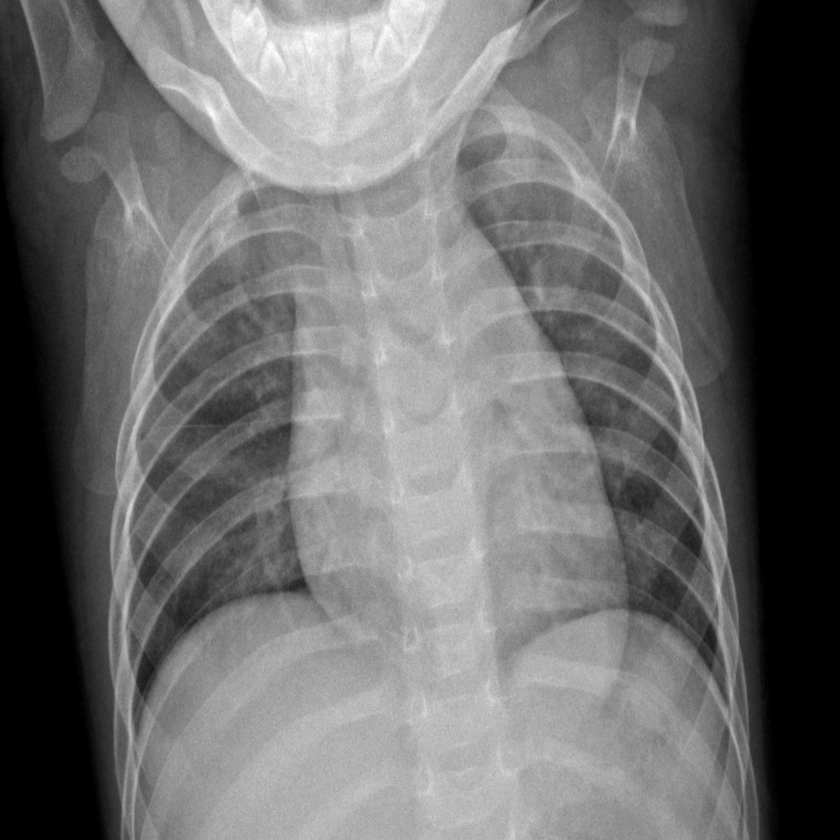
#> input picture 3.2022年学习/FractralDimensionSoftware/COVID-19-c/NORMAL1/NORMAL (10).png, 840 x 840 px, shrunk from 1024 x 1024 before the run; its folder holds only this picture in this run
$ python 'dimension lines.py'
#> lines starting #> are read from the running program, lines starting #| are printed output that depends on the picture; after the words box and inside, x2 and y2 are one past the last pixel; in counts of white or black regions, pixels touching at a corner belong together
import glob
import cv2
import numpy as np
import pandas as pd
import matplotlib.pyplot as plt
import time

start_time = time.time()
#data = np.empty(shape=[0, 2916], dtype=int)


# 不同阈值范围，用来生对应的分形维数，
min_value, max_value, steps = 100, 160, 10
Threshold = [x for x in range(min_value, max_value, steps)]

def binary_image(image, data):
    """
    :param image:
    :param data:
    :return:
    """
    for i in Threshold:
        ret, b_img = cv2.threshold(image, i, 255, cv2.THRESH_BINARY)
        data.append(b_img)

    return data

# [16 lines left out: function draw_graph, not called in this run]

def convertjpg(pngfile, data):
    """
    转换图像
    :param pngfile: 图像路径
    :param data: 二值图像
    :return:
    """
    print("name:", pngfile)

    img = cv2.imread(pngfile, cv2.IMREAD_GRAYSCALE) #读取为灰度图,
#> img is the input picture: shape (840, 840); min 0, max 255, mean 109.6
    #因为opencv读取图片方式和matplot不一样，所以显示结果不同，所以不再显示原图，直接显示灰度图和二值图像
    data.append(img)
    new_data = binary_image(img, data)
#> the loop in binary_image, `for i in Threshold:` made 6 passes
#> ret on passes 1 to 6: 100, 110, 120, 130, 140, 150
#> pass 1, in binary_image, `ret, b_img = cv2.threshold(image, i, 255, cv2.THRESH_BINARY)`:
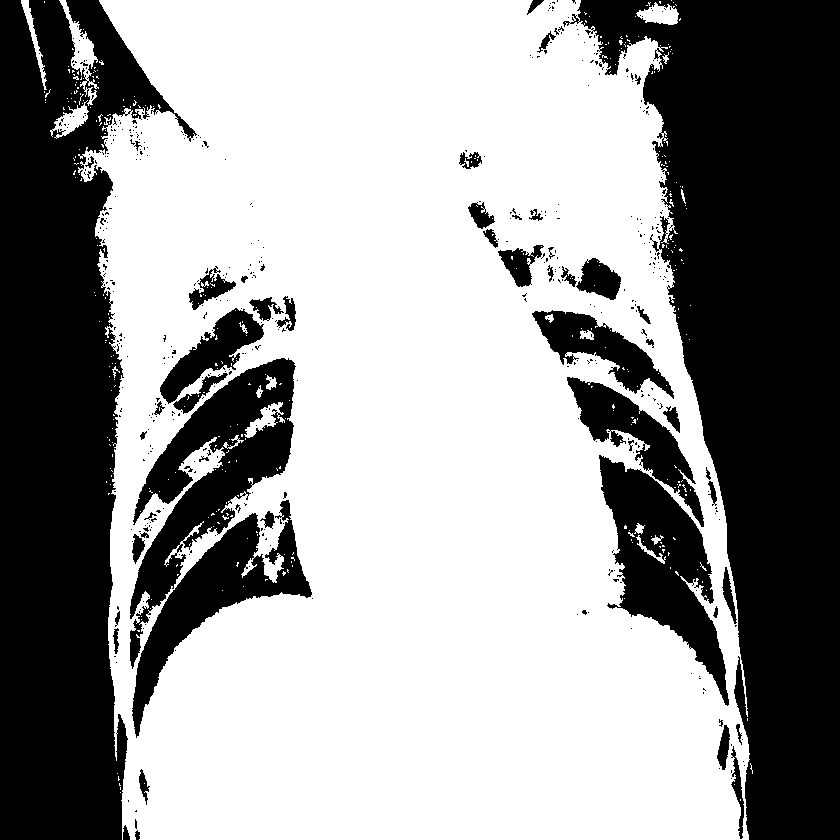
#> b_img: shape (840, 840); 60.6% white; 492 black regions (438 under 20 px), largest, box (x1, y1, x2, y2) and area: (563, 0, 840, 840) 119761, (0, 0, 197, 840) 94017, (130, 358, 296, 669) 16853
#> pass 2, in binary_image, `ret, b_img = cv2.threshold(image, i, 255, cv2.THRESH_BINARY)`:
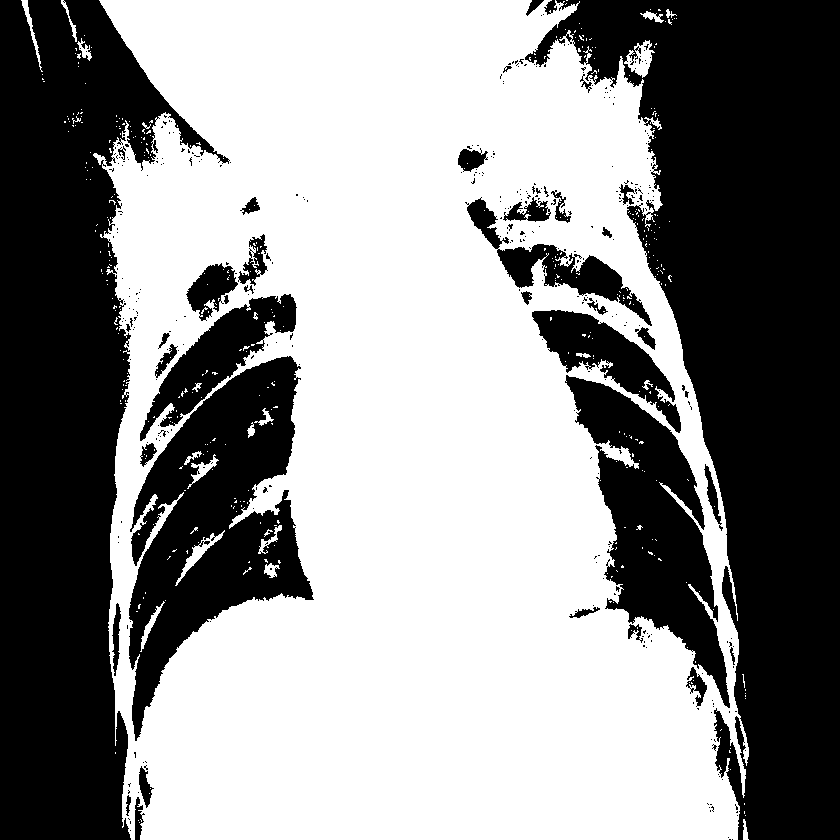
#> b_img: shape (840, 840); 55.7% white; 377 black regions (338 under 20 px), largest, box (x1, y1, x2, y2) and area: (525, 0, 840, 840) 128447, (0, 0, 230, 840) 101784, (129, 356, 314, 741) 33532
#> pass 3, in binary_image, `ret, b_img = cv2.threshold(image, i, 255, cv2.THRESH_BINARY)`:
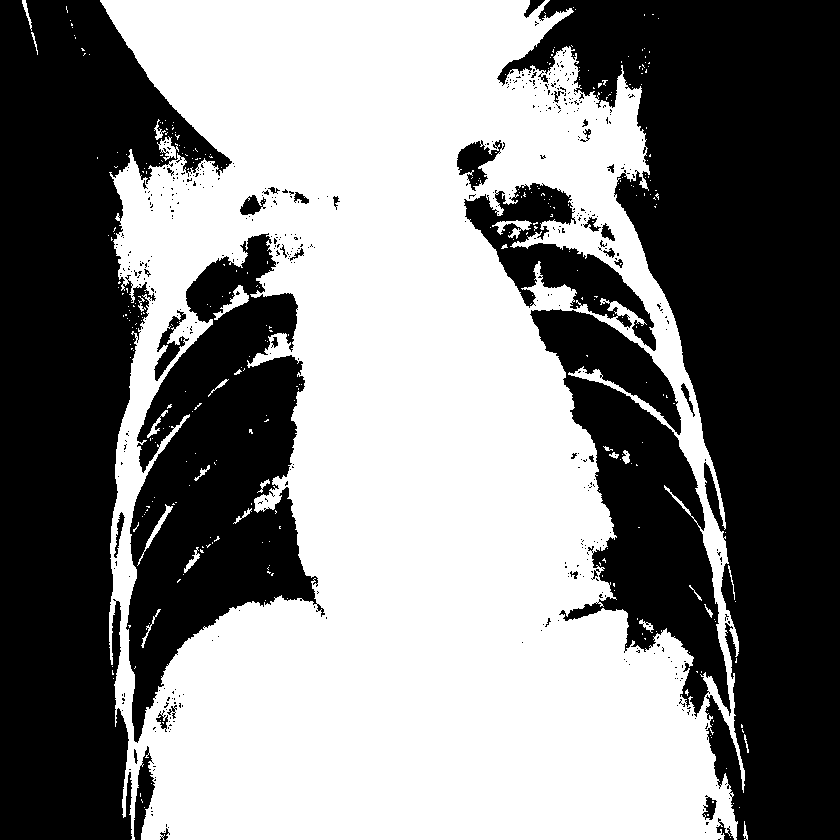
#> b_img: shape (840, 840); 51.3% white; 495 black regions (455 under 20 px), largest, box (x1, y1, x2, y2) and area: (497, 0, 840, 840) 135813, (0, 0, 232, 840) 107961, (126, 233, 325, 743) 49955
#> after the loop in binary_image, `for i in Threshold:`: data = 7 items
#> new_data = 7 items

    return new_data

def fractal_dimension(Z, threshold):
    # Only for 2d image
    assert(len(Z.shape) == 2) #assert ： 判断语句，如果是二维图像就执行，不是的话，直接报错，不再执行

    # From https://github.com/rougier/numpy-100 (#87)
    def boxcount(Z, k):
        #axis=0, 按列计算， 1：按行计算
        S = np.add.reduceat(
            np.add.reduceat(Z, np.arange(0, Z.shape[0], k), axis=0),
                               np.arange(0, Z.shape[1], k), axis=1)

        # We count non-empty (0) and non-full boxes (k*k)
        return len(np.where((S > 0) & (S < k*k))[0])

    # Transform Z into a binary array
    Z = (Z < threshold)
    #plt.draw()
    #plt.show()

    # Minimal dimension of image
    p = min(Z.shape)

    # Greatest power of 2 less than or equal to p
    n = 2**np.floor(np.log(p)/np.log(2))

    # Extract the exponent
    n = int(np.log(n)/np.log(2))

    # Build successive box sizes (from 2**n down to 2**1)
    sizes = 2**np.arange(n, 1, -1)

    # Actual box counting with decreasing size
    counts = []
    for size in sizes:
        counts.append(boxcount(Z, size))

    # Fit the successive log(sizes) with log (counts)
    coeffs = np.polyfit(np.log(sizes), np.log(counts), 1)
    return -coeffs[0]

def get_line_chart_data(data, count):

    gray_img = []
    for n in range(len(data)):
        if n % (len(data) / count) == 0:
            gray_img.append(data[n])
    print("len_gry:", len(gray_img))
    l = []
    for j in range(len(gray_img)):
        x = []
        for i in Threshold:
            y = fractal_dimension(gray_img[j], i)
            x.append(y)
        l.append(x)
    return l


def plot_frc_line(D, D2):
    #画维度折线图
    plt.figure("Fractal Demension", figsize=(10, 8))
    #plt.rcParams['font.sans-serif']=['SimHei'] #用来显示中文

    plt.plot(Threshold, D[0], "o-", color="#ff0000", label="(a)", markersize=10)
    plt.plot(Threshold, D[1], "^-", color="#ff0000", label="(b)", markersize=10)
    plt.plot(Threshold, D[2], "s-", color="#ff0000", label="(c)", markersize=10)
    plt.plot(Threshold, D[3], "x-", color="#ff0000", label="(d)", markersize=10)
    #plt.plot(Threshold,D[4], color="#d70000", label="normal3")
    #plt.plot(Threshold,D[5], color="#d70057", label="normal3")

    plt.plot(Threshold, D2[0], "v-", color="#af00ff", label="(e)", markersize=10)
    plt.plot(Threshold, D2[1], "*-", color="#af00ff", label="(f)", markersize=10)
    plt.plot(Threshold, D2[2], "+-", color="#af00ff", label="(g)", markersize=10)
    plt.plot(Threshold, D2[3], "d-", color="#af00ff", label="(h)", markersize=10)
    #handlelength:图例线的长度, borderpad：图例窗口大小, labelspacing：label大小， fontsize：图例字体大小
    plt.legend(loc="lower right", handlelength=4, borderpad=0.5, labelspacing=0.5, fontsize=11)
    plt.yticks(size=15) #设置纵坐标字体信息
    plt.xticks(size=15)
    plt.xlabel("Thershold", size=20)
    plt.ylabel("Fractral Dimension", size=20)
    plt.show()

def get_data(path0, path1, count):
    #读取图片数据，转化为矩阵
    #文件夹为抽取出来的样本图像，每个类别4张图像
    # 存储处理后的图像
    normal = []
    viral_pneumonia = []
    covid_19 = []

    count0 = 0
    for pngfile in glob.glob(path0):
        normal = convertjpg(pngfile, normal)
#> normal = 7 items
        count0 += 1
        if count0 == 4:
            break

    count2 = 0
    for pngfile in glob.glob(path1):
        covid_19 = convertjpg(pngfile, covid_19)
        count2 += 1
        if count2 == 4:
            break
    return normal, covid_19
if __name__ == '__main__':
    # 存放图像的路径
    path0 = "D:/datasets/covid-19/COVID-19-c/NORMAL1/*.png"
    path1 = "D:/datasets/covid-19/COVID-19-c/COVID-191/*.png"
    count = 4
    normal, covid_19 = get_data(path0, path1, count)
#> normal = 7 items; covid_19 = []
    D = get_line_chart_data(normal, count)
#> the loop in get_line_chart_data, `for n in range(len(data)):` made 7 passes
#> after the loop in get_line_chart_data, `for n in range(len(data)):`: gray_img = 1 item
#| len_gry: 1
#> the loop in get_line_chart_data, `for j in range(len(gray_img)):` made 1 pass
#> pass 1, in fractal_dimension, `Z = (Z < threshold)`:
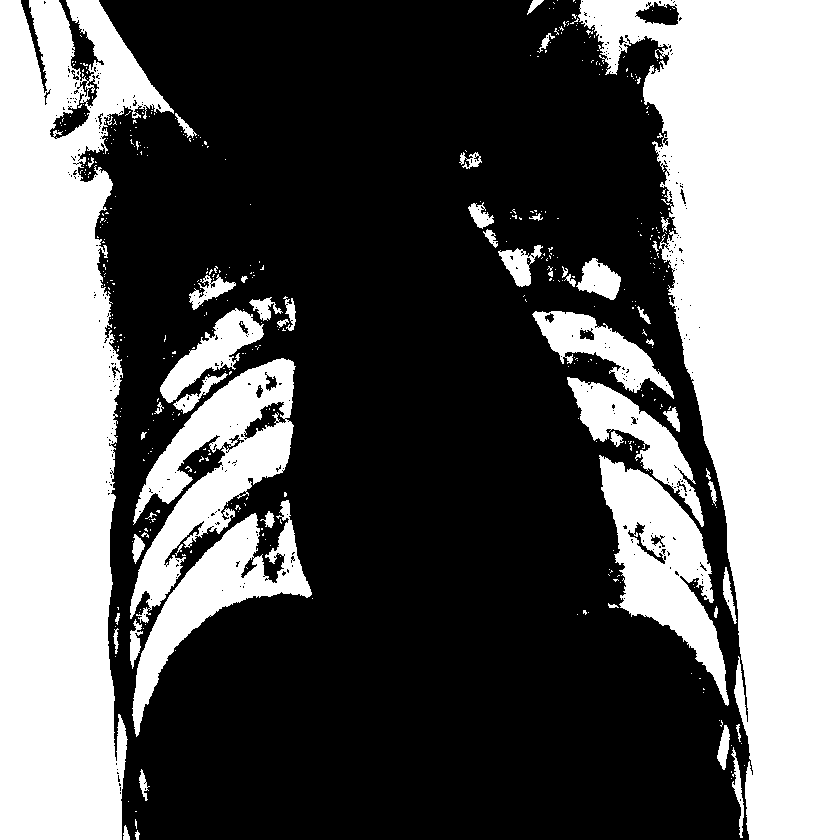
#> Z: shape (840, 840) bool; 38.9% white; 471 white regions (416 under 20 px), largest, box (x1, y1, x2, y2) and area: (578, 0, 840, 840) 119052, (0, 0, 174, 840) 93115, (130, 358, 296, 623) 16102
#> pass 1, in boxcount (call 5), `S = np.add.reduceat( np.add.reduceat(Z, np.arange(0, Z.shape[0], k), a..`:
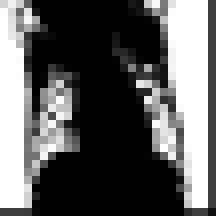
#> S: shape (27, 27) int64 (shown 8 times larger); min 0, max 1024, mean 376.4; drawn with min black and max white
#> pass 1, in boxcount (call 6), `S = np.add.reduceat( np.add.reduceat(Z, np.arange(0, Z.shape[0], k), a..`:
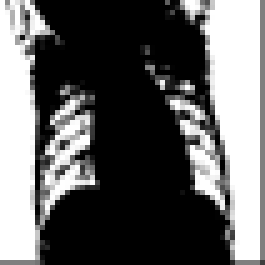
#> S: shape (53, 53) int64 (shown 5 times larger); min 0, max 256, mean 97.7; drawn with min black and max white
#> pass 1, in boxcount (call 7), `S = np.add.reduceat( np.add.reduceat(Z, np.arange(0, Z.shape[0], k), a..`:
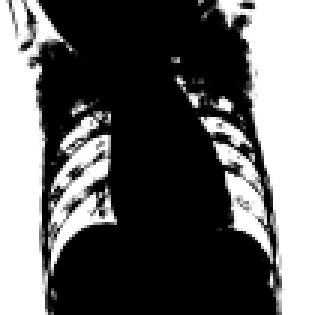
#> S: shape (105, 105) int64 (shown 3 times larger); min 0, max 64, mean 24.9; drawn with min black and max white
#> after the loop in get_line_chart_data, `for j in range(len(gray_img)):`: l = [[1.39, 1.4, 1.39, 1.4, 1.41, 1.44]]
#> D = [[1.39, 1.4, 1.39, 1.4, 1.41, 1.44]]
    D2 = get_line_chart_data(covid_19, count)
#| len_gry: 0
#> D2 = []
#> (the run stopped early here; a loop or call above may not have finished)

$ run again, on 3.2022年学习/FractralDimensionSoftware/COVID-19-c/NORMAL1/NORMAL (100).png
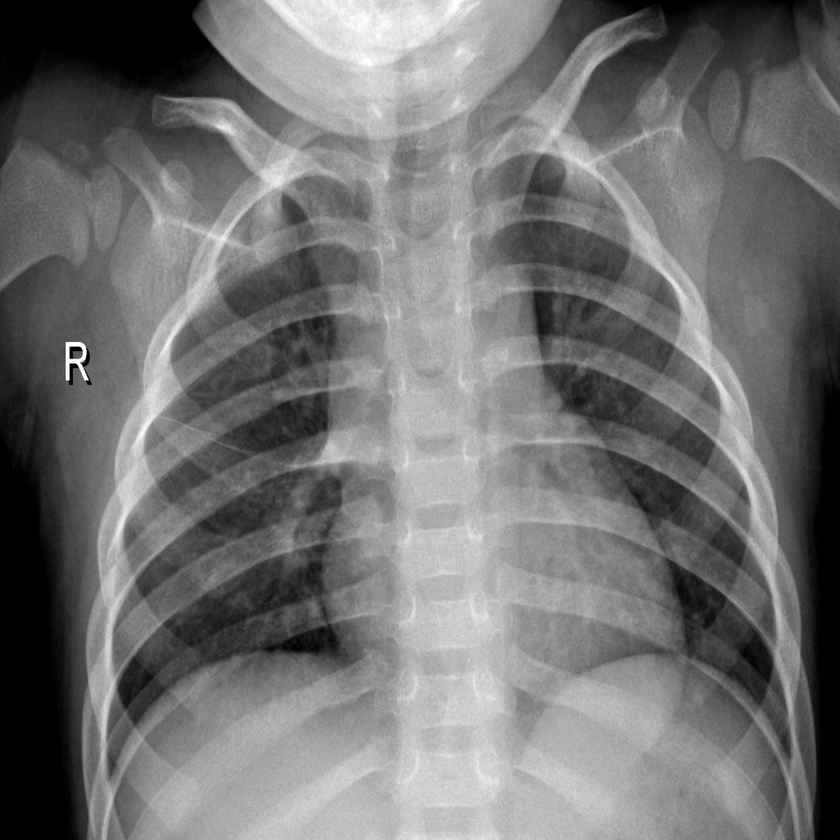
#> input picture 3.2022年学习/FractralDimensionSoftware/COVID-19-c/NORMAL1/NORMAL (100).png, 840 x 840 px, shrunk from 1024 x 1024 before the run
#> in convertjpg, img is the input picture: shape (840, 840); min 0, max 255, mean 113.9
#> the loop in binary_image, `for i in Threshold:` made 6 passes
#> ret on passes 1 to 6: 100, 110, 120, 130, 140, 150
#> pass 1, in binary_image, `ret, b_img = cv2.threshold(image, i, 255, cv2.THRESH_BINARY)`:
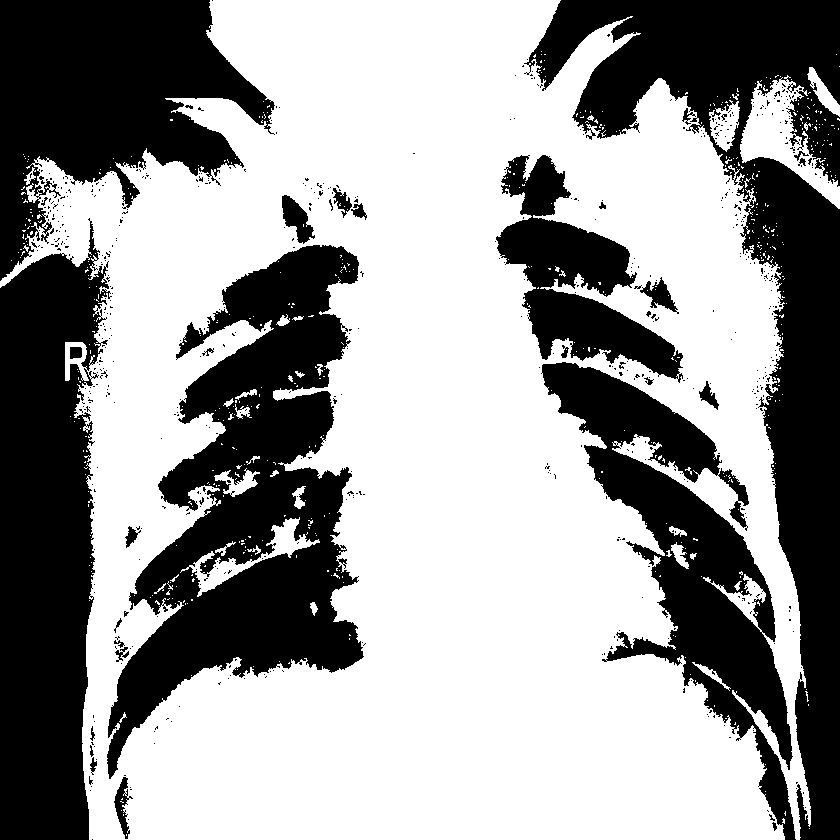
#> b_img: shape (840, 840); 60.2% white; 631 black regions (598 under 20 px), largest, box (x1, y1, x2, y2) and area: (524, 0, 840, 840) 69998, (107, 245, 364, 779) 60955, (0, 218, 112, 840) 51098
#> after the loop in binary_image, `for i in Threshold:`: data = 7 items
#> `normal, covid_19 = get_data(path0, path1, count)`: covid_19 = []
#> the loop in get_line_chart_data, `for n in range(len(data)):` made 7 passes
#> after the loop in get_line_chart_data, `for n in range(len(data)):`: gray_img = 1 item
#| len_gry: 1
#> the loop in get_line_chart_data, `for j in range(len(gray_img)):` made 1 pass
#> pass 1, in boxcount (call 7), `S = np.add.reduceat( np.add.reduceat(Z, np.arange(0, Z.shape[0], k), a..`:
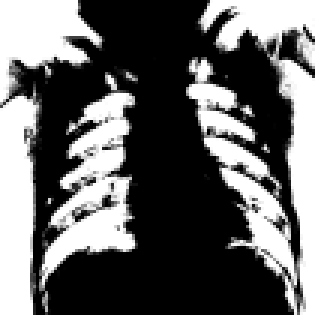
#> S: shape (105, 105) int64 (shown 3 times larger); min 0, max 64, mean 25.1; drawn with min black and max white
#> after the loop in get_line_chart_data, `for j in range(len(gray_img)):`: l = [[1.46, 1.46, 1.45, 1.44, 1.45, 1.43]]
#| len_gry: 0
#> D2 = []

$ run again, on 3.2022年学习/FractralDimensionSoftware/COVID-19-c/NORMAL1/NORMAL (11).png
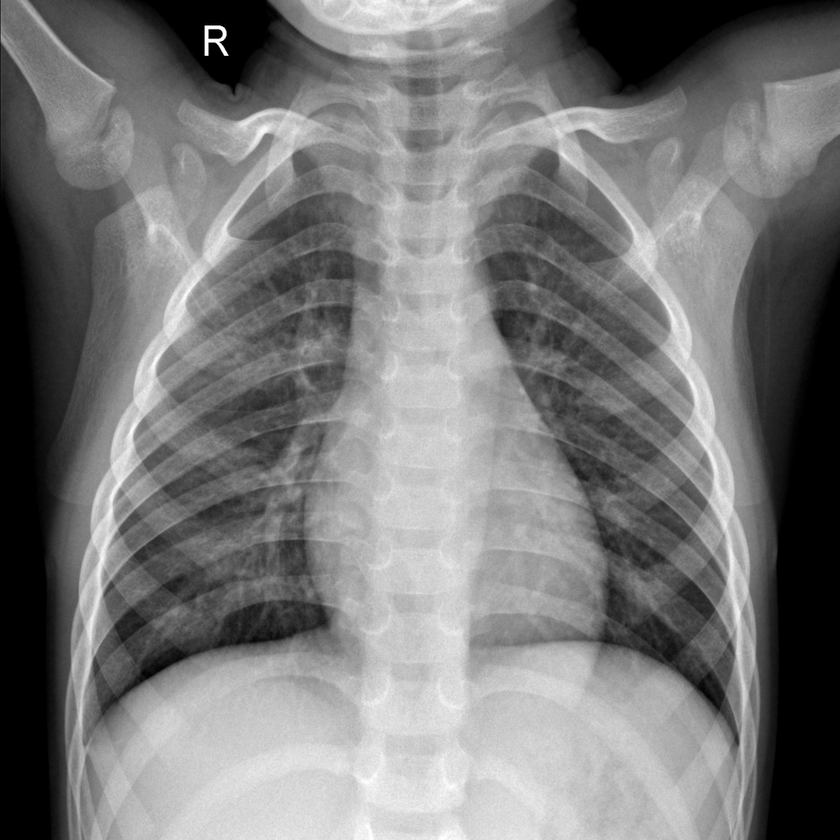
#> input picture 3.2022年学习/FractralDimensionSoftware/COVID-19-c/NORMAL1/NORMAL (11).png, 840 x 840 px, shrunk from 1024 x 1024 before the run
#> in convertjpg, img is the input picture: shape (840, 840); min 0, max 255, mean 120.3
#> the loop in binary_image, `for i in Threshold:` made 6 passes
#> ret on passes 1 to 6: 100, 110, 120, 130, 140, 150
#> pass 1, in binary_image, `ret, b_img = cv2.threshold(image, i, 255, cv2.THRESH_BINARY)`:
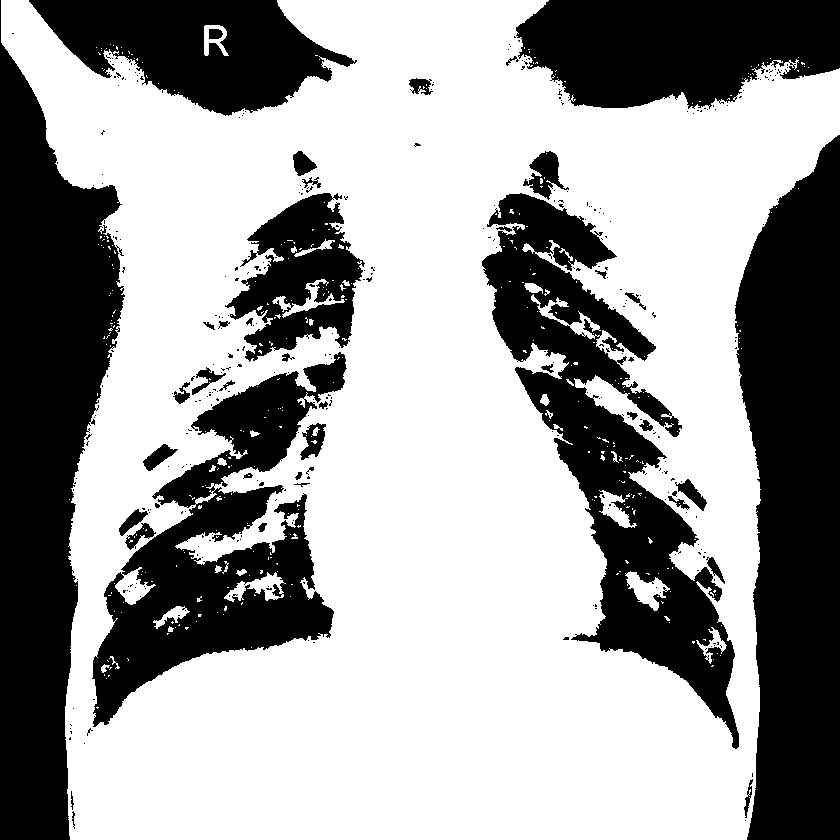
#> b_img: shape (840, 840); 62% white; 362 black regions (319 under 20 px), largest, box (x1, y1, x2, y2) and area: (0, 0, 125, 840) 61926, (735, 135, 840, 840) 57720, (482, 193, 739, 749) 43601
#> after the loop in binary_image, `for i in Threshold:`: data = 7 items
#> `normal, covid_19 = get_data(path0, path1, count)`: covid_19 = []
#> the loop in get_line_chart_data, `for n in range(len(data)):` made 7 passes
#> after the loop in get_line_chart_data, `for n in range(len(data)):`: gray_img = 1 item
#| len_gry: 1
#> the loop in get_line_chart_data, `for j in range(len(gray_img)):` made 1 pass
#> pass 1, in boxcount (call 7), `S = np.add.reduceat( np.add.reduceat(Z, np.arange(0, Z.shape[0], k), a..`:
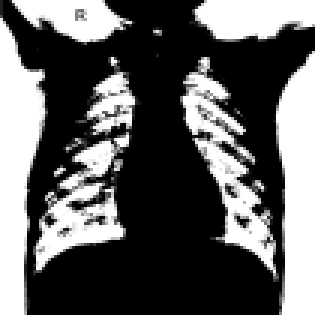
#> S: shape (105, 105) int64 (shown 3 times larger); min 0, max 64, mean 24; drawn with min black and max white
#> after the loop in get_line_chart_data, `for j in range(len(gray_img)):`: l = [[1.42, 1.41, 1.41, 1.41, 1.42, 1.42]]
#| len_gry: 0
#> D2 = []
